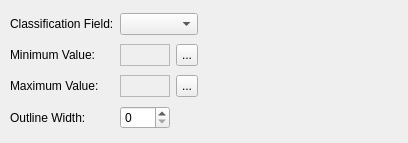
<ui version="4.0" >
 <author></author>
 <comment></comment>
 <exportmacro></exportmacro>
 <class>QgsContColDialogBase</class>
 <widget class="QDialog" name="QgsContColDialogBase" >
  <property name="geometry" >
   <rect>
    <x>0</x>
    <y>0</y>
    <width>408</width>
    <height>143</height>
   </rect>
  </property>
  <property name="windowTitle" >
   <string>Continuous color</string>
  </property>
  <layout class="QGridLayout" >
   <property name="margin" >
    <number>10</number>
   </property>
   <property name="spacing" >
    <number>6</number>
   </property>
   <item row="0" column="0" >
    <widget class="QLabel" name="classvarlabel" >
     <property name="minimumSize" >
      <size>
       <width>0</width>
       <height>20</height>
      </size>
     </property>
     <property name="text" >
      <string>Classification Field:</string>
     </property>
    </widget>
   </item>
   <item row="1" column="0" >
    <widget class="QLabel" name="mincolorlabel" >
     <property name="minimumSize" >
      <size>
       <width>0</width>
       <height>20</height>
      </size>
     </property>
     <property name="text" >
      <string>Minimum Value:</string>
     </property>
    </widget>
   </item>
   <item row="3" column="0" >
    <widget class="QLabel" name="outlinewidthlabel" >
     <property name="minimumSize" >
      <size>
       <width>0</width>
       <height>20</height>
      </size>
     </property>
     <property name="text" >
      <string>Outline Width:</string>
     </property>
    </widget>
   </item>
   <item row="3" column="1" >
    <widget class="QSpinBox" name="outlinewidthspinbox" />
   </item>
   <item row="3" column="2" colspan="2" >
    <spacer>
     <property name="orientation" >
      <enum>Qt::Horizontal</enum>
     </property>
     <property name="sizeType" >
      <enum>QSizePolicy::Expanding</enum>
     </property>
     <property name="sizeHint" >
      <size>
       <width>111</width>
       <height>20</height>
      </size>
     </property>
    </spacer>
   </item>
   <item row="2" column="1" >
    <widget class="QLabel" name="lblMaxValue" >
     <property name="sizePolicy" >
      <sizepolicy>
       <hsizetype>1</hsizetype>
       <vsizetype>1</vsizetype>
       <horstretch>0</horstretch>
       <verstretch>0</verstretch>
      </sizepolicy>
     </property>
     <property name="minimumSize" >
      <size>
       <width>50</width>
       <height>22</height>
      </size>
     </property>
     <property name="maximumSize" >
      <size>
       <width>50</width>
       <height>22</height>
      </size>
     </property>
     <property name="frameShape" >
      <enum>QFrame::StyledPanel</enum>
     </property>
     <property name="frameShadow" >
      <enum>QFrame::Sunken</enum>
     </property>
     <property name="text" >
      <string/>
     </property>
    </widget>
   </item>
   <item row="2" column="2" >
    <widget class="QToolButton" name="btnMaxValue" >
     <property name="minimumSize" >
      <size>
       <width>22</width>
       <height>22</height>
      </size>
     </property>
     <property name="maximumSize" >
      <size>
       <width>22</width>
       <height>22</height>
      </size>
     </property>
     <property name="text" >
      <string>...</string>
     </property>
    </widget>
   </item>
   <item row="2" column="0" >
    <widget class="QLabel" name="maxcolorlabel" >
     <property name="minimumSize" >
      <size>
       <width>0</width>
       <height>20</height>
      </size>
     </property>
     <property name="text" >
      <string>Maximum Value:</string>
     </property>
    </widget>
   </item>
   <item row="1" column="1" >
    <widget class="QLabel" name="lblMinValue" >
     <property name="sizePolicy" >
      <sizepolicy>
       <hsizetype>1</hsizetype>
       <vsizetype>1</vsizetype>
       <horstretch>0</horstretch>
       <verstretch>0</verstretch>
      </sizepolicy>
     </property>
     <property name="minimumSize" >
      <size>
       <width>50</width>
       <height>22</height>
      </size>
     </property>
     <property name="maximumSize" >
      <size>
       <width>50</width>
       <height>22</height>
      </size>
     </property>
     <property name="frameShape" >
      <enum>QFrame::StyledPanel</enum>
     </property>
     <property name="frameShadow" >
      <enum>QFrame::Sunken</enum>
     </property>
     <property name="text" >
      <string/>
     </property>
    </widget>
   </item>
   <item row="1" column="2" >
    <widget class="QToolButton" name="btnMinValue" >
     <property name="minimumSize" >
      <size>
       <width>22</width>
       <height>22</height>
      </size>
     </property>
     <property name="maximumSize" >
      <size>
       <width>22</width>
       <height>22</height>
      </size>
     </property>
     <property name="text" >
      <string>...</string>
     </property>
    </widget>
   </item>
   <item row="0" column="1" colspan="2" >
    <widget class="QComboBox" name="classificationComboBox" >
     <property name="minimumSize" >
      <size>
       <width>0</width>
       <height>20</height>
      </size>
     </property>
    </widget>
   </item>
   <item row="0" column="3" >
    <spacer>
     <property name="orientation" >
      <enum>Qt::Horizontal</enum>
     </property>
     <property name="sizeType" >
      <enum>QSizePolicy::Expanding</enum>
     </property>
     <property name="sizeHint" >
      <size>
       <width>141</width>
       <height>21</height>
      </size>
     </property>
    </spacer>
   </item>
  </layout>
 </widget>
 <layoutdefault spacing="6" margin="11" />
 <pixmapfunction>qPixmapFromMimeSource</pixmapfunction>
 <resources/>
 <connections/>
</ui>
